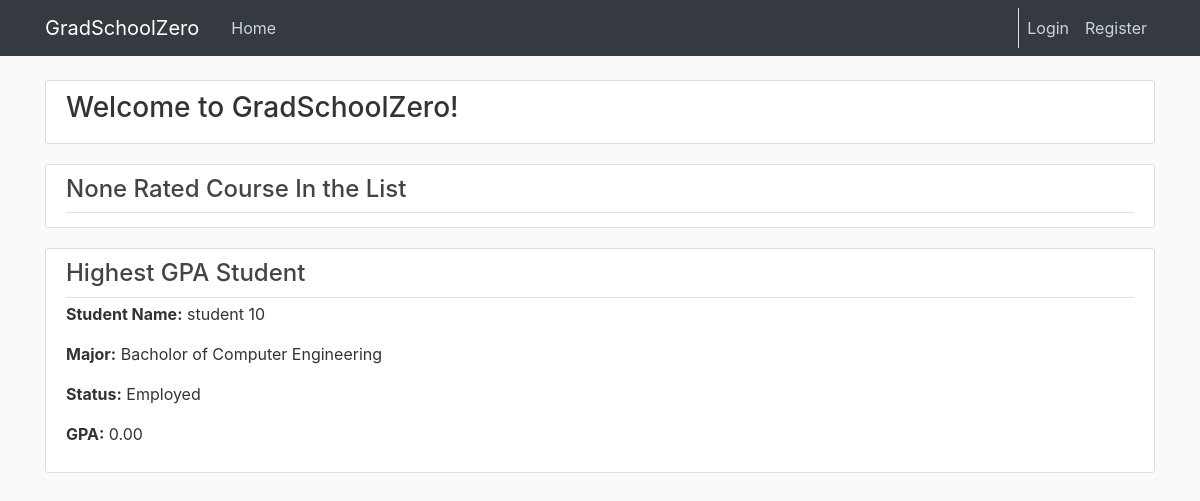
The page /home on the database its author committed.
### cunyzero/models.py (models this page shows, shortened)
class Student(db.Model):
    ownerId = db.Column(db.Integer, primary_key=True)
    firstname = db.Column(db.String(30), nullable=False)
    lastname = db.Column(db.String(30), nullable=False)
    programId = db.Column(db.Integer, db.ForeignKey('program.id'), nullable=False)
    honor = db.Column(db.Integer, nullable = False, default=0)
    status = db.Column(db.String(20), default='Employed') # suspended, graduated, etc.
    fine = db.Column(db.Float, nullable = False, default=0)
    gpa = db.Column(db.Float, nullable = False, default=0.0)
    warning = db.Column(db.Integer, nullable = False, default=0) # ???????????
    enrollmentPermission = db.Column(db.Boolean, nullable=False, default=False)#special enrollment permission
    user = db.relationship('User', backref='studentOwner', lazy=True)
    courses = db.relationship('StudentCourse', backref='student', lazy=True)
    application = db.relationship('GraduationApplication', backref='applicant', lazy=True)
    warnings = db.relationship('Warning', backref='targetStudent', lazy=True) # get length by len(Student.warnings)

class Program(db.Model):
    id = db.Column(db.Integer, primary_key=True)
    name = db.Column(db.String(20), unique=True, nullable=False)
    capacity = db.Column(db.Integer, nullable=False, default=10)
    enrolled_total = db.Column(db.Integer, nullable=False, default=0)

### cunyzero/routes.py (the view)
@app.route('/')
@app.route('/home')
def home():
    courses = Course.query.order_by(Course.rating)
    courses_without_null = []
    for course in courses:
        if course.rating:
            courses_without_null.append(course)
        else:
            continue
    students = db.session.query(Student, Program)\
        .join(Program, Program.id == Student.programId).order_by(Student.gpa)
    return render_template("home.html", courses=courses_without_null, students=students)

### cunyzero/templates/home.html (shortened to what this page needs)
{% extends "layout.html"%}
{% block content %}
    <div class="content-section">
        <div class="h3">
            Welcome to GradSchoolZero!
        </div>
    </div>
    {% if courses %}
        {% with course = courses[-1] %}
            <article class="media content-section">
                <div class="media-body">
                    <div class="article-metadata">
                        <H4>Highest Rate Class</H4>
                    </div>
                    <p class="article-content"><strong>Course Name:</strong> {{ course.coursename }}</p>
                    <p class="article-content"><strong>Instructor:</strong> {{ course.getInstructorName() }}</p>
                    <p class="article-content"><strong>Status:</strong> {{ course.status }}</p>
                    <p class="article-content"><strong>Rate:</strong> {{ "%.2f"|format(course.rating) }}</p>
                </div>
            </article>
        {% endwith %}
        {% with course = courses[0] %}
            <article class="media content-section">
            <div class="media-body">
            <div class="article-metadata">
                <H4>Lowest Rate Class</H4>
            </div>
            <p class="article-content"><strong>Course Name:</strong> {{ course.coursename }}</p>
            <p class="article-content"><strong>Instructor:</strong> {{ course.getInstructorName() }}</p>
            <p class="article-content"><strong>Status:</strong> {{ course.status }}</p>
            <p class="article-content"><strong>Rate:</strong> {{ "%.2f"|format(course.rating) }}</p>
            </div>
            </article>
        {% endwith %}
    {% else %}
        <article class="media content-section">
            <div class="media-body">
                <div class="article-metadata">
                    <H4>None Rated Course In the List</H4>
                </div>
            </div>
        </article>
    {% endif %}
    {% if students %}
        {% with student = students[-1] %}
        <article class="media content-section">
            <div class="media-body">
                <div class="article-metadata">
                    <H4>Highest GPA Student</H4>
                </div>
                <p class="article-content"><strong>Student Name:</strong> {{ student.Student.firstname }} {{ student.Student.lastname }}</p>
                <p class="article-content"><strong>Major:</strong> {{ student.Program.name }}</p>
                <p class="article-content"><strong>Status:</strong> {{ student.Student.status }}</p>
                <p class="article-content"><strong>GPA:</strong> {{ "%.2f"|format(student.Student.gpa) }}</p>
            </div>
        </article>
        {% endwith %}
    {% endif %}
{% endblock content %}

### cunyzero/static/main.css (style rules this page uses)
body { background: #fafafa; color: #333333; margin-top: 5rem; }
h1, h2, h3, h4, h5, h6 { color: #444444; }
.content-section { background: #ffffff; padding: 10px 20px; border: 1px solid #dddddd; border-radius: 3px; margin-bottom: 20px; }
.article-content { white-space: pre-line; }
.article-metadata { padding-bottom: 1px; margin-bottom: 4px; border-bottom: 1px solid #e3e3e3 }

### rows shown on the page
Student: Student.firstname "student", Student.lastname "10", Student.status "Employed", Student.gpa "0.00"
Program: Program.name "Bacholor of Computer Engineering"
